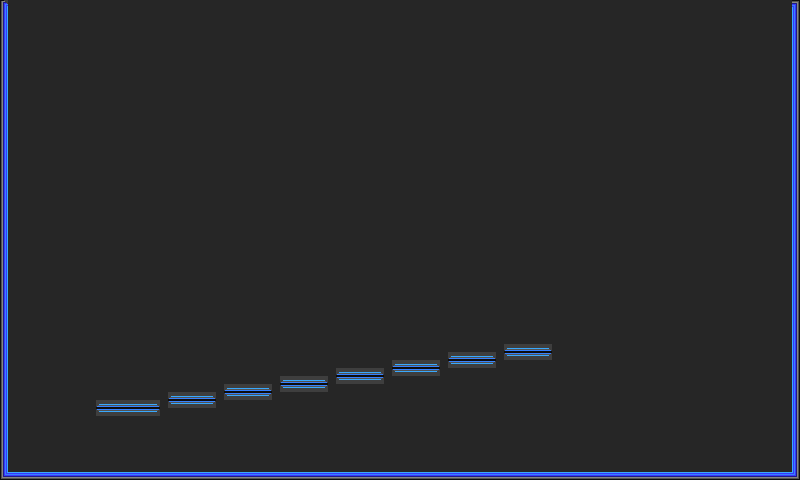

The image is a tile-based game level rendered from a .tmx file. Its description and source (layers, tilesets, objects; grid data summarised) follow:
An orthogonal 100x60 tile map with 8x8 px tiles, 3 tile layers (BACKGROUND, FOREGROUND, PLATFORMS).

<map version="1.0" orientation="orthogonal" width="100" height="60" tilewidth="8" tileheight="8">
 <tileset firstgid="1" name="platform" tilewidth="8" tileheight="8">
  <image source="platform_tile.png" width="96" height="96" />
 </tileset>
 <layer name="BACKGROUND" width="100" height="60" opacity="0.62">
  <data>[6000 cells, 6000 non-empty, 1 distinct tile ids]</data>
 </layer>
 <layer name="FOREGROUND" width="100" height="60" opacity="0.34">
  <data>[6000 cells, 0 non-empty, 0 distinct tile ids]</data>
 </layer>
 <layer name="PLATFORMS" width="100" height="60">
  <data>[6000 cells, 318 non-empty, 20 distinct tile ids]</data>
 </layer>
</map>